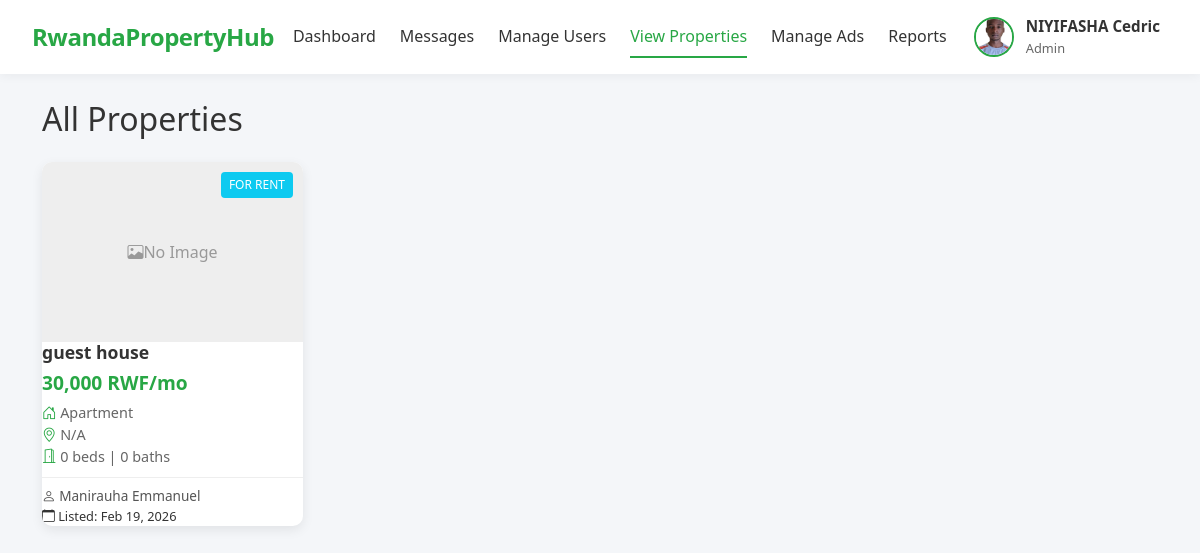
Screenshot of /admin/properties.php (signed in) with the database file from the repository.
### tables this page shows
CREATE TABLE `users` (
  `id` int(11) NOT NULL,
  `first_name` varchar(100) NOT NULL,
  `last_name` varchar(100) NOT NULL,
  `email` varchar(150) NOT NULL,
  `phone` varchar(20) DEFAULT NULL,
  `password` varchar(255) NOT NULL,
  `role` enum('admin','agent','landlord','buyer','tenant') NOT NULL,
  `profile_image` varchar(255) DEFAULT NULL,
  `is_verified` tinyint(1) DEFAULT 0,
  `created_at` timestamp NOT NULL DEFAULT current_timestamp(),
  `updated_at` timestamp NOT NULL DEFAULT current_timestamp() ON UPDATE current_timestamp()
);

CREATE TABLE `properties` (
  `id` int(11) NOT NULL,
  `title` varchar(255) NOT NULL,
  `description` text DEFAULT NULL,
  `property_type` enum('house','apartment','land','commercial') NOT NULL,
  `status` enum('for_sale','for_rent','sold','rented') NOT NULL,
  `price` decimal(15,2) NOT NULL,
  `currency` varchar(10) DEFAULT 'RWF',
  `province` varchar(100) DEFAULT NULL,
  `district` varchar(100) DEFAULT NULL,
  `sector` varchar(100) DEFAULT NULL,
  `cells` varchar(40) NOT NULL,
  `address` varchar(255) DEFAULT NULL,
  `latitude` decimal(10,8) DEFAULT NULL,
  `longitude` decimal(11,8) DEFAULT NULL,
  `bedrooms` int(11) DEFAULT 0,
  `bathrooms` int(11) DEFAULT 0,
  `size_sqm` decimal(10,2) DEFAULT NULL,
  `owner_id` int(11) NOT NULL,
  `created_at` timestamp NOT NULL DEFAULT current_timestamp(),
  `updated_at` timestamp NOT NULL DEFAULT current_timestamp() ON UPDATE current_timestamp()
);

### admin/properties.php (the view, shortened to what this page needs)
<?php
require '../config/database.php';
$stmt = $pdo->query("
    SELECT
        p.*,
        d.namedistrict,
        s.namesector,
        c.nameCell,
        u.first_name AS owner_first,
        u.last_name AS owner_last
    FROM properties p
    LEFT JOIN districts d ON p.district = d.districtcode
    LEFT JOIN sectors s ON p.sector = s.sectorcode
    LEFT JOIN cells c ON p.cells = c.codecell
    LEFT JOIN users u ON p.owner_id = u.id
    ORDER BY p.created_at DESC
");
$properties = $stmt->fetchAll(PDO::FETCH_ASSOC);
?>
<!DOCTYPE html>
<html lang="en">
<head>
    <link href="https://cdn.jsdelivr.net/npm/bootstrap@5.3.2/dist/css/bootstrap.min.css" rel="stylesheet">
    <link rel="stylesheet" href="https://cdn.jsdelivr.net/npm/bootstrap-icons@1.11.3/font/bootstrap-icons.min.css">
</head>
<body>
<?php include '../includes/header.php'; ?>
<div class="container">
    <h2 class="mb-4">All Properties</h2>
    <?php if (empty($properties)): ?>
        <div class="alert alert-info">No properties found.</div>
    <?php else: ?>
        <div class="row g-4">
            <?php foreach ($properties as $p):
                $imgStmt = $pdo->prepare("SELECT image_url FROM property_images WHERE property_id = ? ORDER BY is_primary DESC, id ASC");
                $imgStmt->execute([$p['id']]);
                $images = $imgStmt->fetchAll(PDO::FETCH_COLUMN);
                $price_display = number_format($p['price']) . ' ' . $p['currency'];
                if ($p['status'] == 'for_rent') $price_display .= '/mo';
                $location_parts = [];
                $location = implode(' > ', $location_parts) ?: 'N/A';
                $badge_class = $p['status'] == 'for_rent' ? 'bg-info' : 'bg-success';
            ?>
            <div class="col-sm-6 col-md-4 col-lg-3">
                <div class="property-card">
                    <div style="position: relative;">
                        <?php if (!empty($images)): ?>
                            <div id="carousel-<?= $p['id'] ?>" class="carousel slide" data-bs-ride="carousel">
                                <div class="carousel-indicators">
                                    <?php foreach ($images as $index => $img): ?>
                                        <button type="button" data-bs-target="#carousel-<?= $p['id'] ?>" data-bs-slide-to="<?= $index ?>" class="<?= $index == 0 ? 'active' : '' ?>" aria-label="Slide <?= $index+1 ?>"></button>
                                    <?php endforeach; ?>
                                </div>
                                <div class="carousel-inner">
                                    <?php foreach ($images as $index => $img): ?>
                                        <div class="carousel-item <?= $index == 0 ? 'active' : '' ?>">
                                            <img src="../uploads/property/<?= htmlspecialchars($img) ?>" class="d-block w-100" alt="Property image">
                                        </div>
                                    <?php endforeach; ?>
                                </div>
                                <button class="carousel-control-prev" type="button" data-bs-target="#carousel-<?= $p['id'] ?>" data-bs-slide="prev">
                                    <span class="carousel-control-prev-icon" aria-hidden="true"></span>
                                    <span class="visually-hidden">Previous</span>
                                </button>
                                <button class="carousel-control-next" type="button" data-bs-target="#carousel-<?= $p['id'] ?>" data-bs-slide="next">
                                    <span class="carousel-control-next-icon" aria-hidden="true"></span>
                                    <span class="visually-hidden">Next</span>
                                </button>
                            </div>
                        <?php else: ?>
                            <div class="no-image"><i class="bi bi-image"></i> No Image</div>
                        <?php endif; ?>
                        <span class="badge-status <?= $badge_class ?>"><?= str_replace('_', ' ', $p['status']) ?></span>
                    </div>
                    <div class="card-body">
                        <h5 class="card-title" title="<?= htmlspecialchars($p['title']) ?>"><?= htmlspecialchars($p['title']) ?></h5>
                        <div class="price"><?= $price_display ?></div>
                        <div class="details">
                            <div><i class="bi bi-house-door"></i> <?= ucfirst($p['property_type']) ?></div>
                            <div><i class="bi bi-geo-alt"></i> <?= htmlspecialchars($location) ?></div>
                            <?php if ($p['property_type'] != 'land'): ?>
                                <div><i class="bi bi-door-open"></i> <?= $p['bedrooms'] ?> beds | <?= $p['bathrooms'] ?> baths</div>
                            <?php endif; ?>
                        </div>
                        <div class="owner-info">
                            <i class="bi bi-person"></i> <?= htmlspecialchars($p['owner_first'] . ' ' . $p['owner_last']) ?>
                        </div>
                    </div>
                    <div class="card-footer">
                        <i class="bi bi-calendar"></i> Listed: <?= date('M j, Y', strtotime($p['created_at'])) ?>
                    </div>
                </div>
            </div>
            <?php endforeach; ?>
        </div>
    <?php endif; ?>
</div>
</body>
</html>

### includes/header.php (shortened to what this page needs)
<?php
require dirname(__DIR__) . '/config/database.php';
$user_id = $_SESSION['user_id'];
$stmt = $pdo->prepare("SELECT * FROM users WHERE id = ?");
$stmt->execute([$user_id]);
$user = $stmt->fetch(PDO::FETCH_ASSOC);
$full_name = $user['first_name'] . ' ' . $user['last_name'];
$role = $_SESSION['role'] ?? $user['role'];
$profile_image = $user['profile_image'] ?? 'default.png';
$current_page = basename($_SERVER['PHP_SELF']);
$nav_links = [];
$dashboard_url = '';
if ($role === 'admin') {
    $dashboard_url = '../admin/dashboard.php';
} elseif ($role === 'landlord') {
    $dashboard_url = '../landlord/dashboard.php';
} elseif ($role === 'agent') {
    $dashboard_url = '../agent/dashboard.php';
} elseif (in_array($role, ['buyer', 'tenant'])) {
    $dashboard_url = '../users/dashboard.php';
} else {
    $dashboard_url = '#';
}
$nav_links[] = ['url' => $dashboard_url, 'label' => 'Dashboard'];
$nav_links[] = ['url' => '../messages/chats.php', 'label' => 'Messages'];
if ($role === 'admin') {
    $nav_links[] = ['url' => '../users/manage_users.php', 'label' => 'Manage Users'];
    $nav_links[] = ['url' => '../admin/properties.php', 'label' => 'View Properties'];
    $nav_links[] = ['url' => '../admin/manage_ads.php', 'label' => 'Manage Ads'];
    $nav_links[] = ['url' => '#', 'label' => 'Reports'];
} elseif (in_array($role, ['agent', 'landlord'])) {
    $nav_links[] = ['url' => '../landlord/manage_property.php', 'label' => 'Manage Properties'];
    $nav_links[] = ['url' => '../property/properties.php', 'label' => 'My Properties'];
    $nav_links[] = ['url' => '../users/submit_ad.php', 'label' => 'Ads'];
} elseif (in_array($role, ['buyer', 'tenant'])) {
    $nav_links[] = ['url' => '../property/view_properties.php', 'label' => 'Browse Properties'];
    $nav_links[] = ['url' => '../users/favorites.php', 'label' => 'Saved Properties'];
    $nav_links[] = ['url' => '../users/submit_ad.php', 'label' => 'Ads'];
}
?>
<!DOCTYPE html>
<html lang="en">
<head>
    <link href="https://cdn.jsdelivr.net/npm/bootstrap@5.3.2/dist/css/bootstrap.min.css" rel="stylesheet">
    <link rel="stylesheet" href="https://cdnjs.cloudflare.com/ajax/libs/font-awesome/6.4.0/css/all.min.css">
</head>
<body>
<nav class="navbar">
    <a href="../index.php" class="logo">RwandaPropertyHub</a>
    <div class="nav-links" id="navLinks">
        <?php foreach ($nav_links as $link):
            $active = (basename($link['url']) === $current_page) ? 'class="active"' : '';
        ?>
            <a href="<?= $link['url'] ?>" <?= $active ?>><?= $link['label'] ?></a>
        <?php endforeach; ?>
    </div>
    <div class="user-menu" id="userMenu">
        <div class="user-info">
            <img src="../uploads/profile/<?= htmlspecialchars($profile_image) ?>" alt="Profile">
            <div>
                <strong><?= htmlspecialchars($full_name) ?></strong><br>
                <small><?= htmlspecialchars(ucfirst($role)) ?></small>
            </div>
        </div>
    </div>
</nav>
</body>
</html>

### admin/properties.php (style rules this page uses)
body { background-color: #f4f6f9; }
.container { margin-top: 30px; margin-bottom: 50px; }
.property-card { background: white; border-radius: 10px; box-shadow: 0 4px 12px rgba(0,0,0,0.08); overflow: hidden; transition: transform 0.2s; height: 100%; display: flex; flex-direction: column; }
.no-image { height: 180px; background: #eee; display: flex; align-items: center; justify-content: center; color: #999; }
.card-body { padding: 15px; flex: 1; }
.card-title { font-size: 1.1rem; font-weight: 600; margin-bottom: 5px; }
.price { color: #28a745; font-weight: bold; font-size: 1.2rem; margin: 5px 0; }
.details { font-size: 0.9rem; color: #666; margin-bottom: 10px; }
.details i { width: 18px; color: #28a745; }
.badge-status { position: absolute; top: 10px; right: 10px; background: rgba(0,0,0,0.6); color: white; padding: 4px 8px; border-radius: 4px; font-size: 0.75rem; text-transform: uppercase; z-index: 10; }
.owner-info { font-size: 0.85rem; border-top: 1px solid #eee; padding-top: 8px; margin-top: 8px; color: #555; }
.card-footer { background: white; border-top: 1px solid #eee; padding: 10px 15px; font-size: 0.8rem; color: #777; }

### includes/header.php (style rules this page uses)
:root { --primary: #28a745; --primary-dark: #218838; --text: #333; --text-light: #666; --bg-light: #f4f6f9; --white: #fff; --shadow: 0 2px 10px rgba(0,0,0,0.05); --shadow-lg: 0 5px 20px rgba(0,0,0,0.08); --border: #ddd; }
* { margin: 0; padding: 0; box-sizing: border-box; font-family: 'Segoe UI', Tahoma, Geneva, Verdana, sans-serif; }
body { background-color: var(--bg-light); color: var(--text); padding-top: 70px; }
.navbar { display: flex; justify-content: space-between; align-items: center; padding: 0.75rem 2rem; background: var(--white); box-shadow: var(--shadow); position: fixed; top: 0; left: 0; right: 0; z-index: 1000; transition: all 0.3s ease; }
.logo { font-size: 1.5rem; font-weight: 700; color: var(--primary); text-decoration: none; letter-spacing: -0.5px; }
.nav-links { display: flex; align-items: center; gap: 1.5rem; }
.nav-links a { text-decoration: none; color: var(--text); font-weight: 500; padding: 0.5rem 0; border-bottom: 2px solid transparent; transition: color 0.2s, border-color 0.2s; }
.nav-links a.active { color: var(--primary); border-bottom-color: var(--primary); }
.user-menu { position: relative; cursor: pointer; }
.user-info { display: flex; align-items: center; gap: 0.75rem; padding: 0.25rem 0.5rem; border-radius: 30px; transition: background 0.2s; }
.user-info img { width: 40px; height: 40px; border-radius: 50%; object-fit: cover; border: 2px solid var(--primary); }
.user-info div { line-height: 1.3; }
.user-info strong { font-size: 0.95rem; }
.user-info small { font-size: 0.8rem; color: var(--text-light); }

### rows the page displays
users: profile_image (picture), full_name "NIYIFASHA Cedric"
properties: status "FOR RENT", title "guest house", price_display "30,000 RWF/mo", property_type "Apartment", location "N/A", bedrooms "0", bathrooms "0", owner.last_name "Manirauha Emmanuel", created_at "Feb 19, 2026"

### other values shown
$link['label'] "Dashboard"
$link['label'] "Messages"
$link['label'] "Manage Users"
$link['label'] "View Properties"
$link['label'] "Manage Ads"
$link['label'] "Reports"
$role "Admin"
